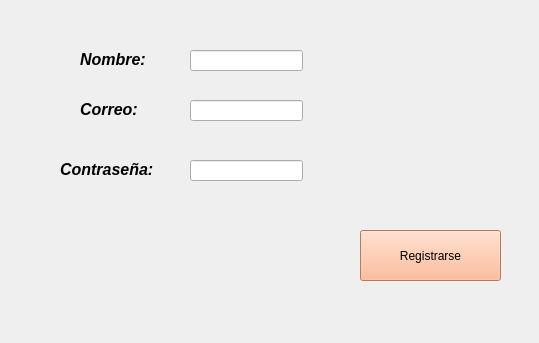
<?xml version="1.0" encoding="UTF-8"?>
<ui version="4.0">
 <class>MainWindow</class>
 <widget class="QMainWindow" name="MainWindow">
  <property name="geometry">
   <rect>
    <x>0</x>
    <y>0</y>
    <width>539</width>
    <height>343</height>
   </rect>
  </property>
  <property name="windowTitle">
   <string>MainWindow</string>
  </property>
  <widget class="QWidget" name="centralwidget">
   <widget class="QLabel" name="Correoolabel">
    <property name="geometry">
     <rect>
      <x>80</x>
      <y>100</y>
      <width>61</width>
      <height>20</height>
     </rect>
    </property>
    <property name="text">
     <string>&lt;html&gt;&lt;head/&gt;&lt;body&gt;&lt;p&gt;&lt;span style=&quot; font-size:12pt; font-weight:700; font-style:italic;&quot;&gt;Correo:&lt;/span&gt;&lt;/p&gt;&lt;/body&gt;&lt;/html&gt;</string>
    </property>
   </widget>
   <widget class="QLabel" name="PassLabel">
    <property name="geometry">
     <rect>
      <x>60</x>
      <y>160</y>
      <width>101</width>
      <height>20</height>
     </rect>
    </property>
    <property name="text">
     <string>&lt;html&gt;&lt;head/&gt;&lt;body&gt;&lt;p&gt;&lt;span style=&quot; font-size:12pt; font-weight:700; font-style:italic;&quot;&gt;Contraseña:&lt;/span&gt;&lt;/p&gt;&lt;/body&gt;&lt;/html&gt;</string>
    </property>
   </widget>
   <widget class="QLineEdit" name="NombrelineEdit_2">
    <property name="geometry">
     <rect>
      <x>190</x>
      <y>50</y>
      <width>113</width>
      <height>21</height>
     </rect>
    </property>
   </widget>
   <widget class="QLineEdit" name="CorreolineEdit">
    <property name="geometry">
     <rect>
      <x>190</x>
      <y>100</y>
      <width>113</width>
      <height>21</height>
     </rect>
    </property>
   </widget>
   <widget class="QPushButton" name="RegistroBtn">
    <property name="geometry">
     <rect>
      <x>360</x>
      <y>230</y>
      <width>141</width>
      <height>51</height>
     </rect>
    </property>
    <property name="styleSheet">
     <string notr="true">font: 600 12pt &quot;Segoe UI&quot;;
background-color: rgb(255, 170, 127);</string>
    </property>
    <property name="text">
     <string>Registrarse</string>
    </property>
   </widget>
   <widget class="QLabel" name="Nombrelabel">
    <property name="geometry">
     <rect>
      <x>80</x>
      <y>50</y>
      <width>71</width>
      <height>20</height>
     </rect>
    </property>
    <property name="text">
     <string>&lt;html&gt;&lt;head/&gt;&lt;body&gt;&lt;p&gt;&lt;span style=&quot; font-size:12pt; font-weight:700; font-style:italic;&quot;&gt;Nombre:&lt;/span&gt;&lt;/p&gt;&lt;/body&gt;&lt;/html&gt;</string>
    </property>
   </widget>
   <widget class="QLineEdit" name="PasslineEdit_2">
    <property name="geometry">
     <rect>
      <x>190</x>
      <y>160</y>
      <width>113</width>
      <height>21</height>
     </rect>
    </property>
   </widget>
  </widget>
  <widget class="QMenuBar" name="menubar">
   <property name="geometry">
    <rect>
     <x>0</x>
     <y>0</y>
     <width>539</width>
     <height>33</height>
    </rect>
   </property>
  </widget>
 </widget>
 <resources>
  <include location="imagenes/imagen.qrc"/>
 </resources>
 <connections/>
</ui>
